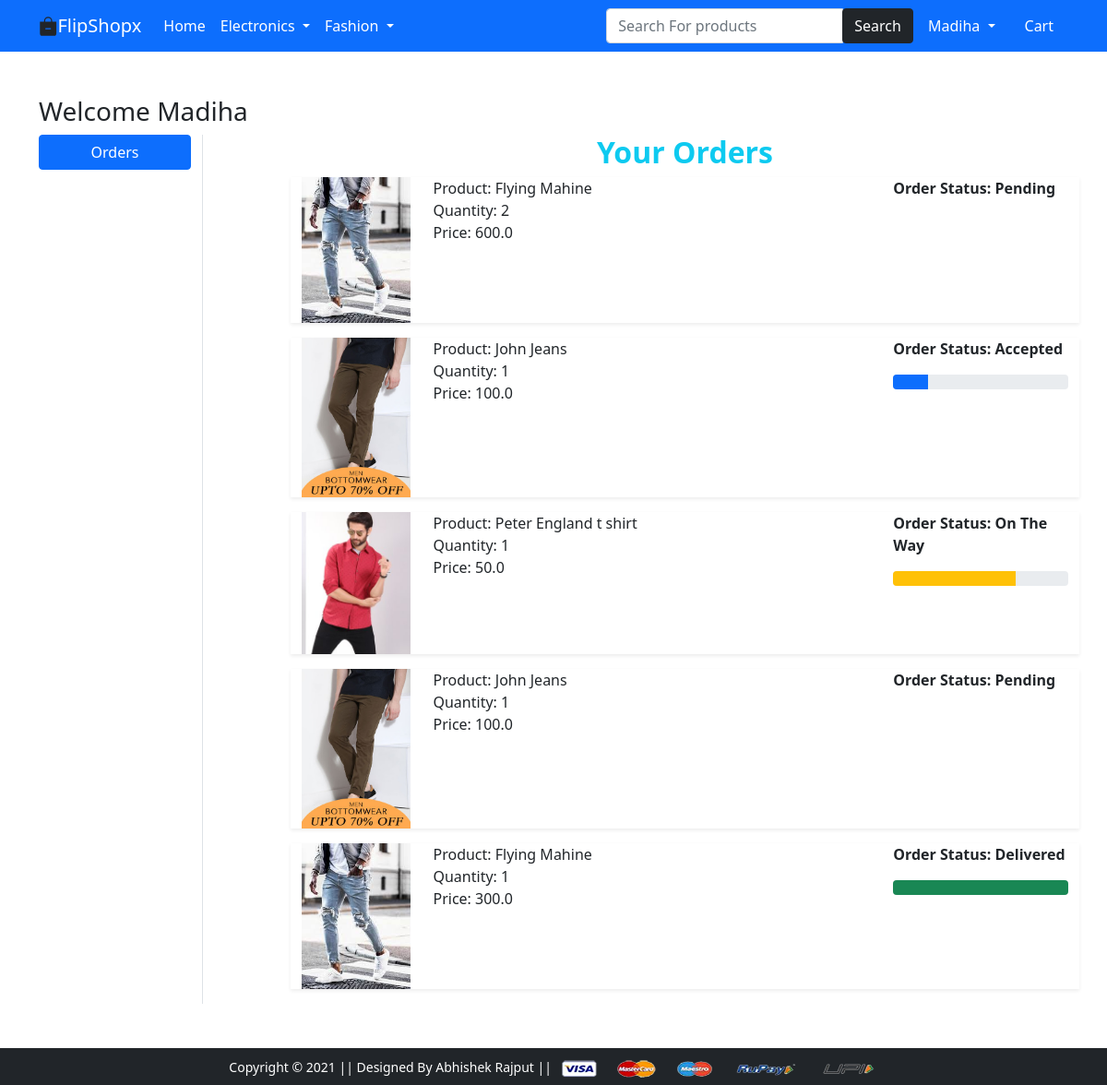
Before: /orders/ (signed in) with the older database file.
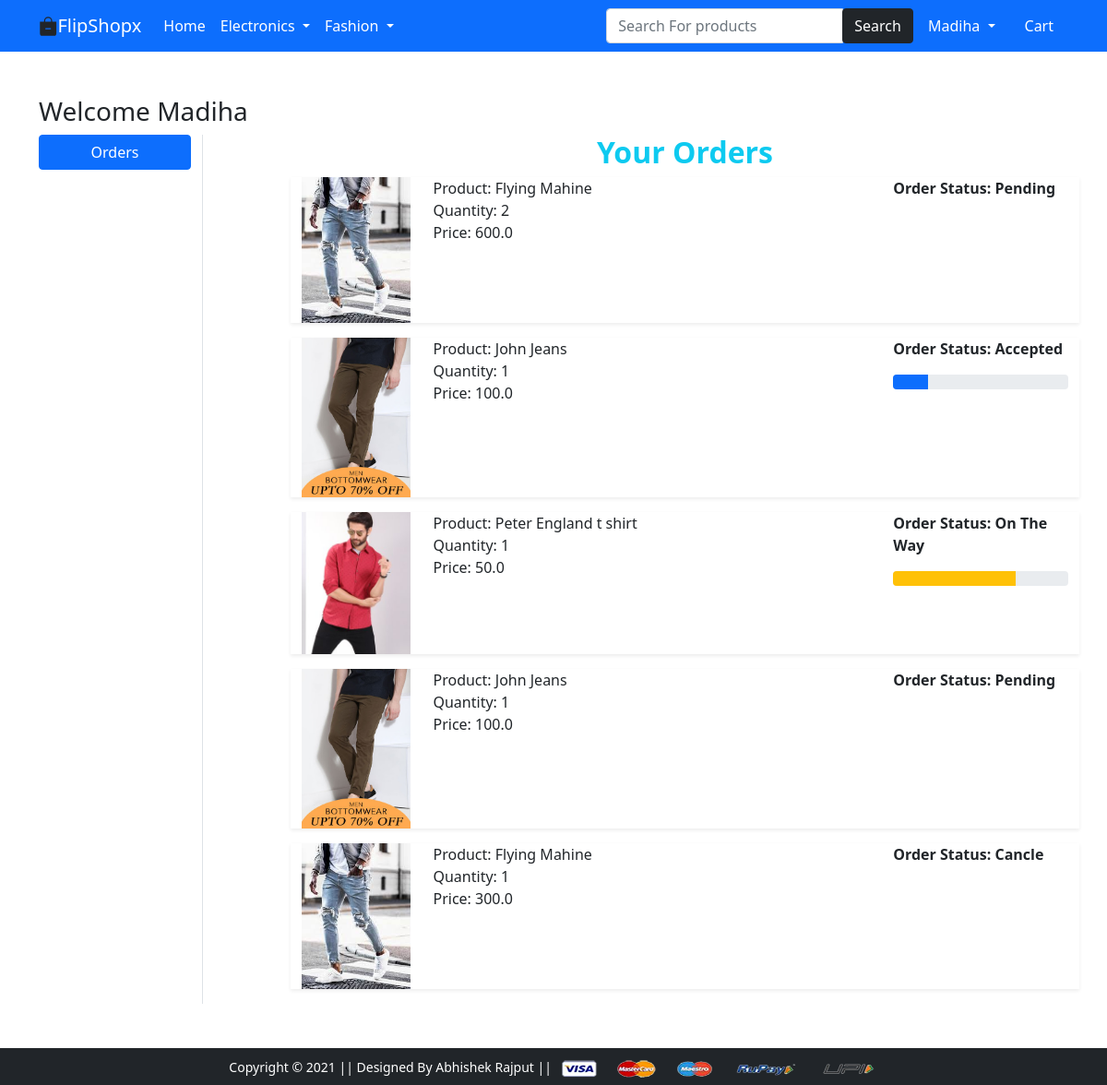
After: the same page with the newer database file.
### app/models.py (models this page shows, shortened)
class OrderPlaced(models.Model):
    user = models.ForeignKey(User,on_delete=models.CASCADE)
    customer = models.ForeignKey(Customer, on_delete=models.CASCADE)
    product = models.ForeignKey(Product,on_delete=models.CASCADE)
    quantity = models.PositiveIntegerField(default=1)
    ordered_date = models.DateTimeField(auto_now_add=True)
    status = models.CharField( max_length=50,choices=STATUS_CHOICES, default='Pending')
    @property
    def total_cost(self):
        return self.quantity * self.product.discounted_price

class Product(models.Model):
    title = models.CharField(max_length=100, default='DEFAULT VALUE')
    selling_price = models.FloatField()
    discounted_price = models.FloatField()
    description = models.TextField()
    brand = models.CharField(max_length=100)
    category = models.CharField(choices=CATEGORY_CHOICE, max_length=2)
    product_image = models.ImageField(upload_to='productimg')

### app/views.py (the view)
# urls.py: path('orders/', views.orders, name='orders'),
@login_required
def orders(request):
    op = OrderPlaced.objects.filter(user= request.user)
    return render(request, 'app/orders.html', {'orderplaced':op})

### app/templates/app/orders.html (shortened to what this page needs)
{% extends 'app/base.html' %}
{% load static %}
{% block main-content %}
<div class="container my-5">
 <div class="row">
 <h3>Welcome {{user.username|capfirst}}</h3>
  <div class="col-sm-2 border-end">
   <ul class="list-unstyled">
    <li class="d-grid"><a href="{% url 'orders' %}" class="btn btn-primary">Orders</a></li>
   </ul>
  </div>
  <div class="col-sm-9 offset-sm-1">
   <h2 class="text-info fw-bold text-center mx-4">Your Orders</h2>
   {% for op in orderplaced %}
   <div class="row shadow-sm mb-3">
    <div class="col-sm-2">
    <img src="{{op.product.product_image.url}}" alt="" class="img-fluid" height="150" width="150">
    </div>
     <div class="col-sm-7">
   <div class="col-sm-7">Product: {{op.product.title}}</div>
   <div class="col-sm-7">Quantity: {{op.quantity}} </div>
   <div class="col-sm-7">Price: {{op.total_cost}} </div>
   </div>
   <div class="col-sm-3 fw-bold">
    <p> Order Status: {{op.status}}</p>
    {% if op.status == 'Accepted' %}
    <div class="progress">
     <div class="progress-bar" role="progressbar" style="width: 20%" aria-valuenow="20" aria-valuemin="0" aria-valuemax="100"></div>
    </div>
    {% endif %}
    {% if op.status == 'On The Way' %}
    <div class="progress ">
     <div class="progress-bar bg-warning" role="progressbar" style="width: 70%" aria-valuenow="70" aria-valuemin="0" aria-valuemax="100"></div>
    </div>
    {% endif %}
    {% if op.status == 'Delivered' %}
    <div class="progress">
     <div class="progress-bar bg-success" role="progressbar" style="width: 100%" aria-valuenow="100" aria-valuemin="0" aria-valuemax="100"></div>
    </div>
    {% endif %}
   </div>
  </div>
  {% endfor %}
 </div>
</div>
</div>
{% endblock main-content %}

Changed rows visible on the page:
changed OrderPlaced: status "Delivered" → "Cancle"
